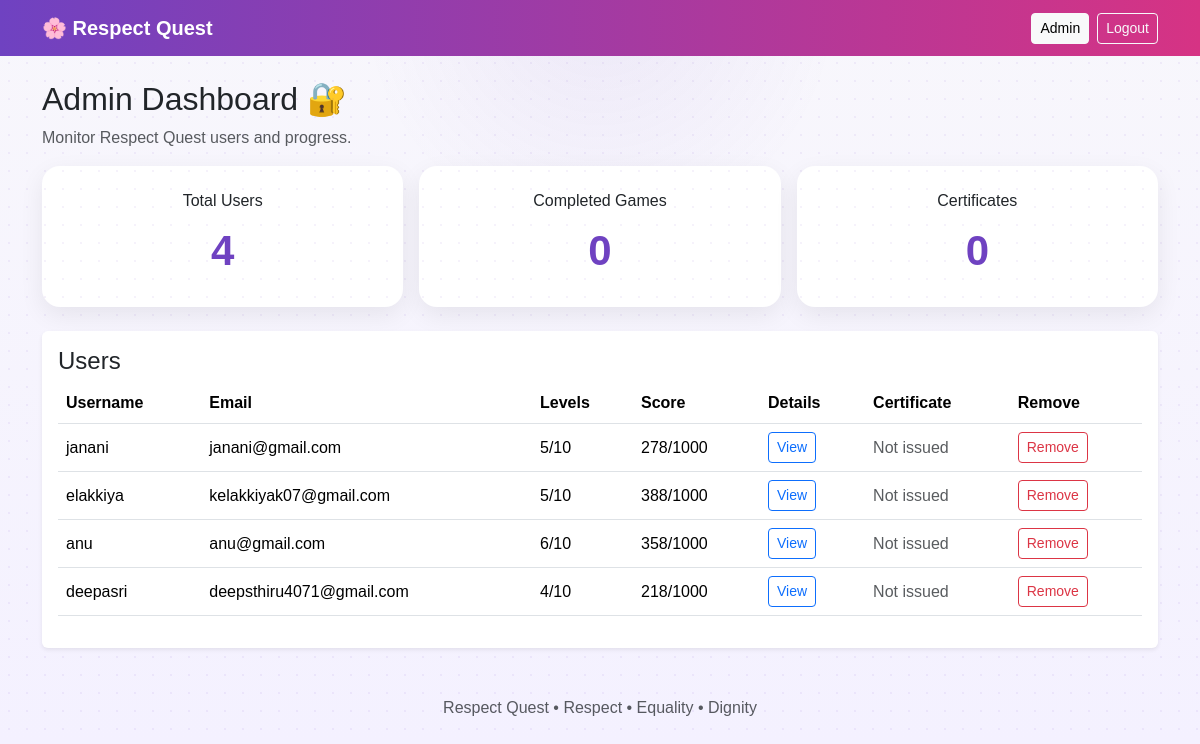
The page /admin/dashboard (signed in) on the database its author committed.
### tables this page shows
CREATE TABLE users (
        id INTEGER PRIMARY KEY AUTOINCREMENT,
        username TEXT UNIQUE NOT NULL,
        email TEXT UNIQUE NOT NULL,
        password_hash TEXT NOT NULL,
        is_admin INTEGER DEFAULT 0,
        created_at TEXT NOT NULL
    , phone TEXT);

### app.py (the view)
@app.route("/admin/dashboard")
@admin_required
def admin_dashboard():
    conn = get_db()
    total_users = conn.execute(
        "SELECT COUNT(*) AS n FROM users WHERE is_admin=0"
    ).fetchone()["n"]
    completed_games = conn.execute("""
        SELECT COUNT(*) AS n
        FROM (
            SELECT user_id
            FROM level_results
            WHERE completed=1
            GROUP BY user_id
            HAVING COUNT(DISTINCT level)=10
        )
    """).fetchone()["n"]
    total_certificates = conn.execute(
        "SELECT COUNT(*) AS n FROM certificates"
    ).fetchone()["n"]
    users = conn.execute("""
        SELECT
            u.id,
            u.username,
            u.email,
            u.created_at,
            COUNT(DISTINCT c.id) AS has_certificate,
            COUNT(DISTINCT CASE WHEN lr.completed=1 THEN lr.level END) AS completed_levels,
            COALESCE(SUM(CASE WHEN lr.completed=1 THEN lr.score ELSE 0 END),0) AS score
        FROM users u
        LEFT JOIN level_results lr ON u.id=lr.user_id
        LEFT JOIN certificates c ON u.id=c.user_id
        WHERE u.is_admin=0
        GROUP BY u.id
        ORDER BY u.id DESC
    """).fetchall()
    conn.close()
    return render_template(
        "admin_dashboard.html",
        total_users=total_users,
        completed_games=completed_games,
        total_certificates=total_certificates,
        users=users
    )

### app.py (called while the page is built)
def get_db():
    conn = sqlite3.connect(DB_PATH)
    conn.row_factory = sqlite3.Row
    conn.execute("PRAGMA foreign_keys = ON")
    return conn

def admin_required(view):
    @wraps(view)
    def wrapped(*args, **kwargs):
        if "user_id" not in session or session.get("is_admin") != 1:
            flash("Admin access required.", "danger")
            return redirect(url_for("admin_login"))
        return view(*args, **kwargs)
    return wrapped

### templates/admin_dashboard.html (shortened to what this page needs)
{% extends "base.html" %}
{% block content %}
<h2>Admin Dashboard 🔐</h2>
<p class="text-muted">Monitor Respect Quest users and progress.</p>
<div class="row g-3">
    <div class="col-md-4">
        <div class="stat-card">
            <h6>Total Users</h6>
            <div class="stat-number">{{ total_users }}</div>
        </div>
    </div>
    <div class="col-md-4">
        <div class="stat-card">
            <h6>Completed Games</h6>
            <div class="stat-number">{{ completed_games }}</div>
        </div>
    </div>
    <div class="col-md-4">
        <div class="stat-card">
            <h6>Certificates</h6>
            <div class="stat-number">{{ total_certificates }}</div>
        </div>
    </div>
</div>
<div class="card shadow-sm border-0 mt-4">
    <div class="card-body">
        <h4>Users</h4>
        <div class="table-responsive">
        <table class="table align-middle">
            <thead>
                <tr>
                    <th>Username</th>
                    <th>Email</th>
                    <th>Levels</th>
                    <th>Score</th>
                    <th>Details</th>
                    <th>Certificate</th>
                    <th>Remove</th>
                </tr>
            </thead>
            <tbody>
            {% for user in users %}
                <tr>
                    <td>{{ user.username }}</td>
                    <td>{{ user.email }}</td>
                    <td>{{ user.completed_levels }}/10</td>
                    <td>{{ user.score }}/1000</td>
                    <td>
                        <a class="btn btn-sm btn-outline-primary"
                           href="{{ url_for('admin_user', user_id=user.id) }}">
                            View
                        </a>
                    </td>
                    <td>
                        {% if user.has_certificate %}
                        <a class="btn btn-sm btn-outline-success"
                           href="{{ url_for('admin_user_certificate', user_id=user.id) }}"
                           target="_blank" rel="noopener">View</a>
                        <a class="btn btn-sm btn-success"
                           href="{{ url_for('admin_user_certificate', user_id=user.id, download=1) }}">
                            Download
                        </a>
                        {% else %}
                        <span class="text-muted">Not issued</span>
                        {% endif %}
                    </td>
                    <td>
                        <form method="POST"
                              action="{{ url_for('delete_user', user_id=user.id) }}"
                              onsubmit="return confirm('Remove this user and all of their quiz data? This cannot be undone.');">
                            <button class="btn btn-sm btn-outline-danger" type="submit">
                                Remove
                            </button>
                        </form>
                    </td>
                </tr>
            {% else %}
                <tr>
                    <td colspan="7" class="text-center text-muted">
                        No users registered yet.
                    </td>
                </tr>
            {% endfor %}
            </tbody>
        </table>
        </div>
    </div>
</div>
{% endblock %}

### templates/base.html (shortened to what this page needs)
<!DOCTYPE html>
<html lang="en">
<head>
    <link href="https://cdn.jsdelivr.net/npm/bootstrap@5.3.3/dist/css/bootstrap.min.css"
          rel="stylesheet">
    <link rel="stylesheet"
          href="{{ url_for('static', filename='css/style.css') }}">
</head>
<body>
<nav class="navbar navbar-expand-lg navbar-dark rq-navbar">
    <div class="container">
        <a class="navbar-brand fw-bold" href="{{ url_for('index') }}">
            🌸 Respect Quest
        </a>
        <div class="d-flex gap-2 align-items-center">
            {% if session.get('user_id') %}
                {% if session.get('is_admin') %}
                    <a class="btn btn-light btn-sm"
                       href="{{ url_for('admin_dashboard') }}">Admin</a>
                {% else %}
                    <a class="btn btn-light btn-sm"
                       href="{{ url_for('dashboard') }}">Dashboard</a>
                {% endif %}
                <a class="btn btn-outline-light btn-sm"
                   href="{{ url_for('logout') }}">Logout</a>
            {% else %}
                <a class="btn btn-light btn-sm"
                   href="{{ url_for('login') }}">Login</a>
                <a class="btn btn-outline-light btn-sm"
                   href="{{ url_for('register') }}">Register</a>
            {% endif %}
        </div>
    </div>
</nav>
<main class="container py-4">
    {% block content %}{% endblock %}
</main>
<footer class="text-center py-4 text-muted">
    Respect Quest • Respect • Equality • Dignity
</footer>
</body>
</html>

### static/css/style.css (style rules this page uses)
body { background: radial-gradient(circle at top, rgba(111, 66, 193, 0.08), transparent 25%), linear-gradient(180deg, #f8f7fc 0%, #f4f1ff 100%); font-family: Arial, Helvetica, sans-serif; }
body::before { content: ""; position: fixed; inset: 0; pointer-events: none; background-image: radial-gradient(circle, rgba(111, 66, 193, 0.12) 1px, transparent 1.5px); background-size: 18px 18px; opacity: 0.55; }
.rq-navbar { background: linear-gradient(90deg, #6f42c1, #d63384); }
.feature-card, .form-card, .level-card, .question-card, .result-card, .review-card, .stat-card { background: white; border-radius: 18px; padding: 25px; box-shadow: 0 8px 25px rgba(0,0,0,.07); }
.stat-card { text-align: center; }
.stat-number { font-size: 42px; font-weight: bold; color: #6f42c1; }

### rows shown on the page
users: username "janani", email "janani@gmail.com", completed_levels "5", score "278"
users: username "elakkiya", email "kelakkiyak07@gmail.com", completed_levels "5", score "388"
users: username "anu", email "anu@gmail.com", completed_levels "6", score "358"
users: username "deepasri", email "deepsthiru4071@gmail.com", completed_levels "4", score "218"

### other values the page prints
{{ total_users }} "4"
{{ completed_games }} "0"
{{ total_certificates }} "0"
